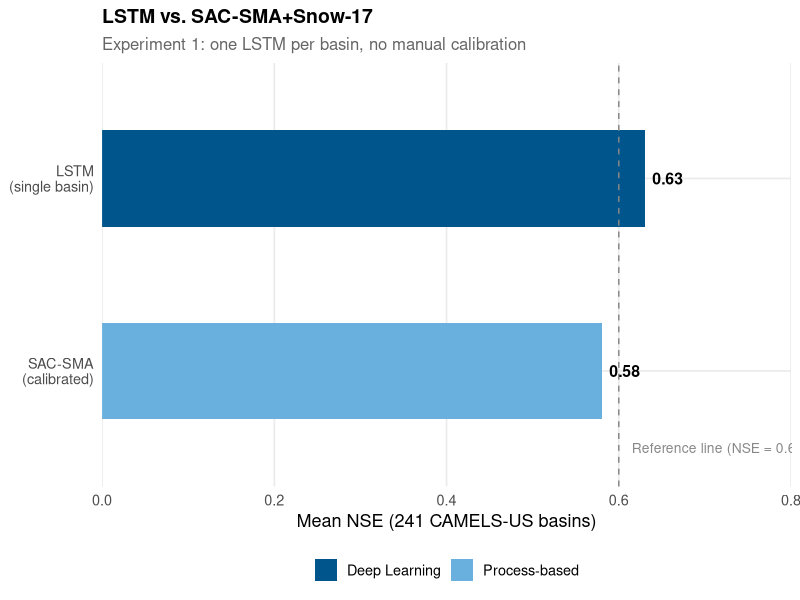
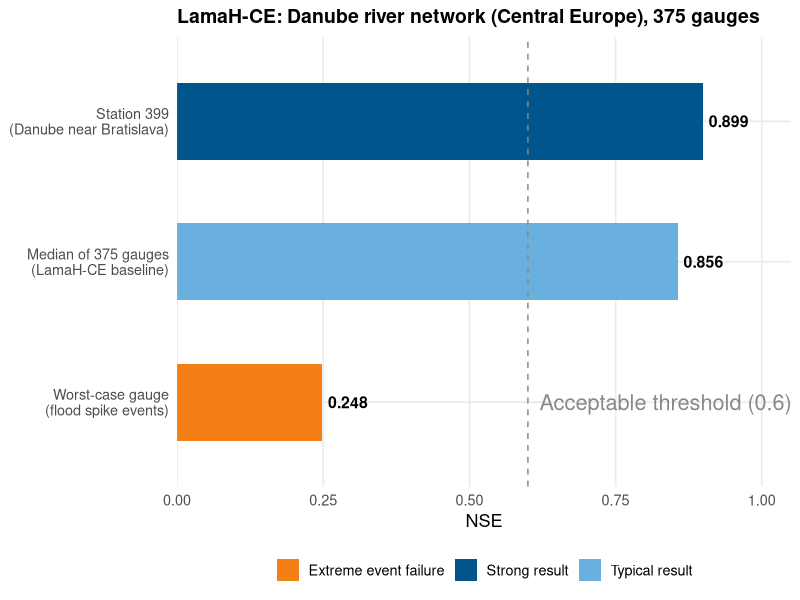

Write R code to recreate these figures, in order.
## ---- chunk 1
knitr::opts_chunk$set(echo = FALSE, fig.align = "center",
                      warning = FALSE, message = FALSE)
library(ggplot2)
library(knitr)

theme_nh <- function(base_size = 13) {
  theme_minimal(base_size = base_size) +
    theme(
      plot.title    = element_text(face = "bold", size = base_size + 1),
      plot.subtitle = element_text(colour = "grey40", size = base_size - 1),
      legend.position = "bottom",
      panel.grid.minor = element_blank()
    )
}

lmu_blue  <- "#00558C"
lmu_light <- "#6AB0DE"
grey50    <- "#888888"
green_ok  <- "#388E3C"
amber     <- "#F57F17"
## ---- chunk 2
models <- data.frame(
  Model = factor(
    c("LSTM\n(single basin)", "SAC-SMA\n(calibrated)"),
    levels = c("SAC-SMA\n(calibrated)", "LSTM\n(single basin)")
  ),
  NSE   = c(0.63, 0.58),
  Group = c("Deep Learning", "Process-based")
)

ggplot(models, aes(x = Model, y = NSE, fill = Group)) +
  geom_col(width = 0.50) +
  geom_hline(yintercept = 0.6, linetype = "dashed", colour = grey50) +
  annotate("text", x = 0.6, y = 0.615, label = "Reference line (NSE = 0.6)",
           hjust = 0, size = 3.5, colour = grey50) +
  geom_text(aes(label = NSE), hjust = -0.25, size = 4, fontface = "bold") +
  scale_fill_manual(values = c("Deep Learning" = lmu_blue, "Process-based" = lmu_light)) +
  scale_y_continuous(limits = c(0, 0.80), expand = c(0, 0)) +
  coord_flip() +
  labs(x = NULL, y = "Mean NSE (241 CAMELS-US basins)",
       title = "LSTM vs. SAC-SMA+Snow-17",
       subtitle = "Experiment 1: one LSTM per basin, no manual calibration",
       fill = NULL) +
  theme_nh()
## ---- chunk 3
df_case <- data.frame(
  Metric = factor(
    c("Station 399\n(Danube near Bratislava)",
      "Median of 375 gauges\n(LamaH-CE baseline)",
      "Worst-case gauge\n(flood spike events)"),
    levels = c("Worst-case gauge\n(flood spike events)",
               "Median of 375 gauges\n(LamaH-CE baseline)",
               "Station 399\n(Danube near Bratislava)")
  ),
  NSE = c(0.899, 0.856, 0.248),
  Type = c("Strong result", "Typical result", "Extreme event failure")
)

ggplot(df_case, aes(x = Metric, y = NSE, fill = Type)) +
  geom_col(width = 0.55) +
  geom_hline(yintercept = 0.6, linetype = "dashed", colour = grey50) +
  annotate("text", x = 1, y = 0.62, label = "Acceptable threshold (0.6)",
           hjust = 0, colour = grey50, size = 5.5) +
  geom_text(aes(label = sprintf("%.3f", NSE)), hjust = -0.15, size = 4, fontface = "bold") +
  scale_fill_manual(values = c(
    "Strong result" = lmu_blue,
    "Typical result" = lmu_light,
    "Extreme event failure" = amber
  )) +
  scale_y_continuous(limits = c(0, 1.05), expand = c(0, 0)) +
  coord_flip() +
  labs(
    x = NULL,
    y = "NSE",
    title = "LamaH-CE: Danube river network (Central Europe), 375 gauges",
    subtitle = NULL,
    fill = NULL
  ) +
  theme_nh() +
  theme(legend.position = "bottom")
## ---- chunk 4
df_ch <- data.frame(
  Challenge = c("Extreme events",
                "Long-term non-stationarity",
                "Regional transfer (Central Europe)"),
  Status = c("LSTM systematically underestimates flood peaks [@frame2022]",
             "Fine-tuning helps short-term; no systematic test under CMIP6 projections",
             "Benchmarks dominated by CAMELS-US; little validation in Alpine basins"),
  Direction = c("Probabilistic / asymmetric loss functions (GMM, UMAL)",
                "MC-LSTM vs. CudaLSTM under SSP climate forcing",
                "Caravan pre-training → GKD/LfU Bavaria fine-tune")
)
kable(df_ch,
      col.names = c("Challenge", "Current Status", "Promising Direction"),
      align = c("l", "l", "l"))
